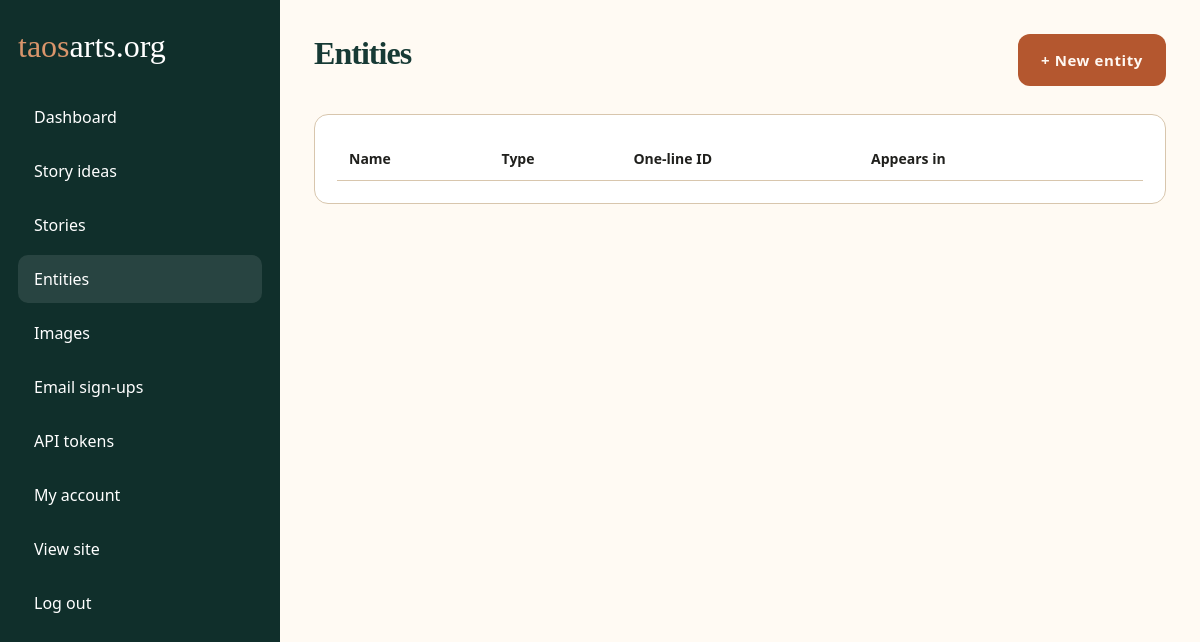
/admin/entities.php (signed in), run on an earlier commit of the app's database.
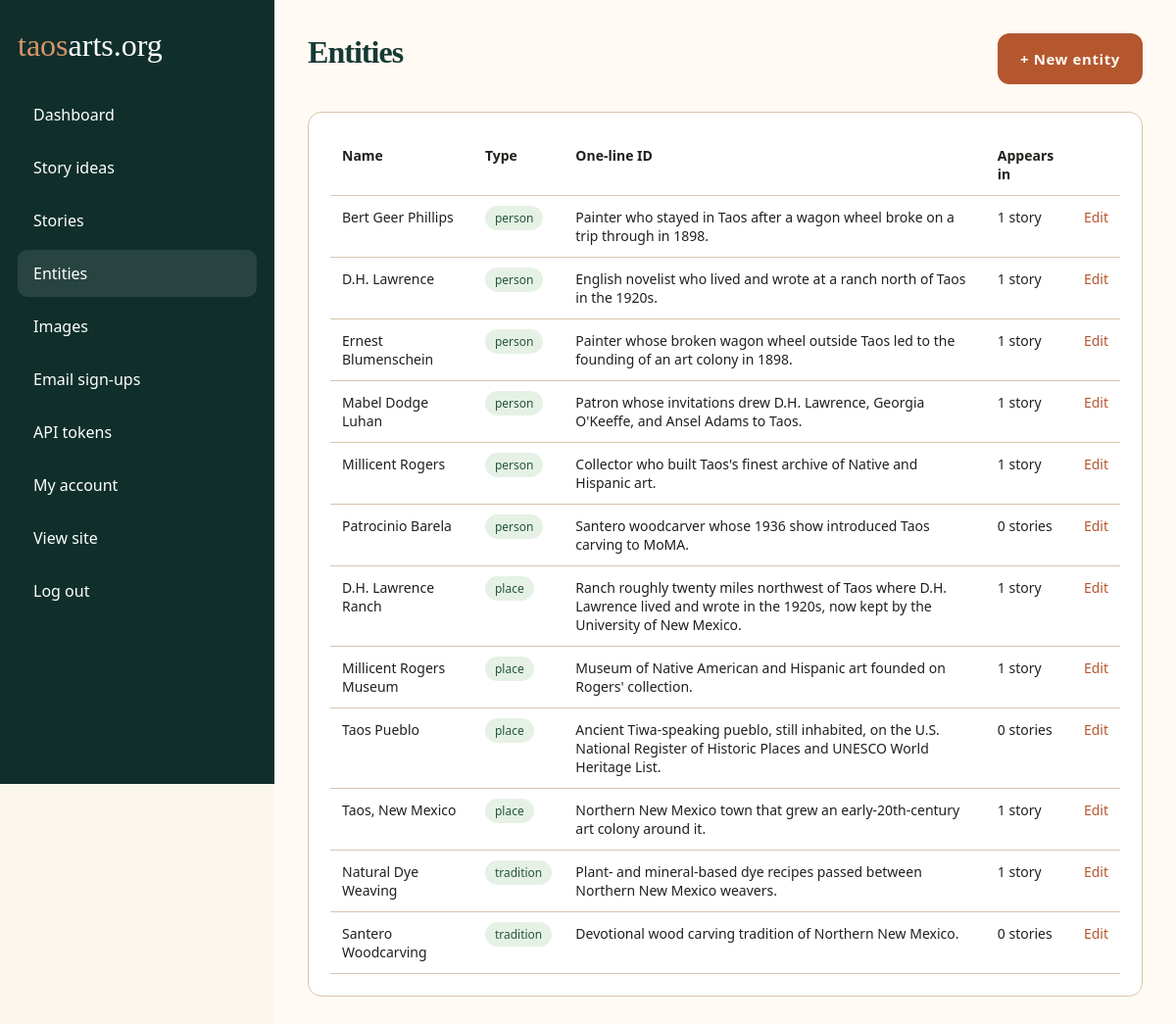
And on a later commit of the database.
### tables this page shows
CREATE TABLE entities (
  id INT UNSIGNED AUTO_INCREMENT PRIMARY KEY,
  type ENUM('person','place','tradition') NOT NULL,
  name VARCHAR(255) NOT NULL,
  slug VARCHAR(255) NOT NULL UNIQUE,
  one_line_id VARCHAR(255),
  aliases JSON,
  keywords JSON,
  date_start VARCHAR(50),
  date_end VARCHAR(50),
  coordinates VARCHAR(100),
  cadence VARCHAR(100),
  portrait_image_id INT UNSIGNED,
  bio_markdown TEXT,
  created_at DATETIME DEFAULT CURRENT_TIMESTAMP,
  updated_at DATETIME DEFAULT CURRENT_TIMESTAMP ON UPDATE CURRENT_TIMESTAMP,
  FOREIGN KEY (portrait_image_id) REFERENCES images(id) ON DELETE SET NULL,
  INDEX (type),
  INDEX (slug)
);

### includes/db.php (called while the page is built, shortened)
<?php
function db(): PDO {
    static $pdo = null;
    if ($pdo === null) {
        $dsn = 'mysql:host=' . DB_HOST . ';dbname=' . DB_NAME . ';charset=utf8mb4';
        if (DB_SOCKET !== '') {
            $dsn .= ';unix_socket=' . DB_SOCKET;
        } else {
            $dsn .= ';port=' . DB_PORT;
        }
        $pdo = new PDO($dsn, DB_USER, DB_PASS, [
            PDO::ATTR_ERRMODE => PDO::ERRMODE_EXCEPTION,
            PDO::ATTR_DEFAULT_FETCH_MODE => PDO::FETCH_ASSOC,
        ]);
    }
    return $pdo;
}

### includes/functions.php (called while the page is built, shortened)
<?php
function h($value): string { return htmlspecialchars((string)$value, ENT_QUOTES, 'UTF-8'); }
    ?>

### admin/entities.php (the view, shortened to what this page needs)
<?php
$active = 'entities';
require_once __DIR__ . '/_layout.php';
$rows = db()->query(
    'SELECT e.*, (SELECT COUNT(*) FROM story_entities se WHERE se.entity_id = e.id) story_count
     FROM entities e ORDER BY e.type, e.name'
)->fetchAll();
?>
<div class="topbar"><h1>Entities</h1><a class="btn" href="entity_edit.php">+ New entity</a></div>
<section class="panel">
  <table class="table">
    <tr><th>Name</th><th>Type</th><th>One-line ID</th><th>Appears in</th><th></th></tr>
    <?php foreach ($rows as $r): ?>
    <tr>
      <td><?= h($r['name']) ?></td>
      <td><span class="pill"><?= h($r['type']) ?></span></td>
      <td><?= h($r['one_line_id']) ?></td>
      <td><?= (int)$r['story_count'] ?> <?= $r['story_count'] == 1 ? 'story' : 'stories' ?></td>
      <td><a href="entity_edit.php?id=<?= (int)$r['id'] ?>">Edit</a></td>
    </tr>
    <?php endforeach; ?>
  </table>
</section>
<?php require __DIR__ . '/_footer.php'; ?>

### admin/_layout.php
<?php require_once __DIR__ . '/../includes/auth.php'; require_once __DIR__ . '/../includes/functions.php'; require_login(); ?>
<!doctype html><html lang="en"><head><meta charset="utf-8"><meta name="viewport" content="width=device-width,initial-scale=1"><title><?= h($title ?? 'Admin') ?> | taosarts.org</title><link rel="stylesheet" href="../assets/css/style.css"></head><body><div class="admin-layout"><aside class="sidebar"><div class="brand"><span style="color:#d9956b">taos</span>arts.org</div><a class="<?= ($active??'')==='dashboard'?'active':'' ?>" href="index.php">Dashboard</a><a class="<?= ($active??'')==='ideas'?'active':'' ?>" href="ideas.php">Story ideas</a><a class="<?= ($active??'')==='stories'?'active':'' ?>" href="stories.php">Stories</a><a class="<?= ($active??'')==='entities'?'active':'' ?>" href="entities.php">Entities</a><a class="<?= ($active??'')==='images'?'active':'' ?>" href="images.php">Images</a><a class="<?= ($active??'')==='emails'?'active':'' ?>" href="emails.php">Email sign-ups</a><a class="<?= ($active??'')==='tokens'?'active':'' ?>" href="tokens.php">API tokens</a><a class="<?= ($active??'')==='account'?'active':'' ?>" href="account.php">My account</a><a href="../index.php">View site</a><a href="logout.php">Log out</a></aside><main class="admin-main">

### admin/_footer.php
</main></div><script src="../assets/js/app.js"></script></body></html>

### assets/css/style.css (style rules this page uses)
:root { --ink:#173a35; --deep:#102f2b; --clay:#b4572f; --clay-dark:#8f401d; --sand:#efe3cf; --paper:#fbf6ed; --paper-strong:#fffdf8; --line:#d8c6ad; --line-soft:#e7dccd; --muted:#685f54; --sage:#82907f; --shadow:0 18px 50px rgba(28,24,19,.08); --shadow-soft:0 10px 26px rgba(28,24,19,.05); }
* { box-sizing:border-box }
html { scroll-behavior:smooth }
body { margin:0; font-family:"Avenir Next","Gill Sans","Segoe UI",sans-serif; background: radial-gradient(circle at top left, rgba(194,150,94,.10), transparent 34%), radial-gradient(circle at right 20%, rgba(76,132,122,.08), transparent 28%), var(--paper); color:#20201d; overflow-x:hidden; }
h1,h2,h3 { margin:0 0 14px; font-family:"Iowan Old Style","Palatino Linotype","Book Antiqua","Baskerville","Times New Roman",serif; color:var(--ink); line-height:1; letter-spacing:-.03em; }
a { color:var(--clay);text-decoration:none }
main { display:block }
.btn { display:inline-flex; align-items:center; justify-content:center; min-height:52px; padding:14px 22px; border-radius:12px; border:1px solid transparent; background:var(--clay); color:#fff8f2; font-size:15px; font-weight:700; letter-spacing:.04em; cursor:pointer; transition:transform .18s ease, background .18s ease, border-color .18s ease; }
.admin-layout { display:grid; grid-template-columns:280px 1fr; min-height:100vh; }
.sidebar { background:var(--deep); color:white; padding:28px 18px; position:sticky; top:0; height:100vh; }
.sidebar .brand { font-family:"Iowan Old Style","Palatino Linotype","Book Antiqua","Baskerville","Times New Roman",serif; font-size:32px; margin-bottom:28px; }
.sidebar a { display:block; color:white; padding:13px 16px; border-radius:10px; margin:6px 0; }
.sidebar a.active,.sidebar a:hover { background:#ffffff1a; }
.admin-main { padding:34px; background:#fffaf3; }
.topbar { display:flex; justify-content:space-between; align-items:center; gap:18px; margin-bottom:28px; }
.panel { background:white; border:1px solid var(--line); border-radius:14px; padding:22px; margin-bottom:22px; }
.table { width:100%; border-collapse:collapse; }
.table th,.table td { text-align:left; padding:12px; border-bottom:1px solid var(--line); font-size:14px; vertical-align:top; }
.pill { padding:4px 10px; border-radius:99px; background:#e6f1e5; color:#24563d; font-size:12px; }

What changed in the data, as far as the page shows it:
added entities: name "Bert Geer Phillips", type "person", one_line "Painter who stayed in Taos after a wagon wheel broke on a trip through in 1898.", story_count "1"
added entities: name "D.H. Lawrence", type "person", one_line "English novelist who lived and wrote at a ranch north of Taos in the 1920s.", story_count "1"
added entities: name "Ernest Blumenschein", type "person", one_line "Painter whose broken wagon wheel outside Taos led to the founding of an art colony in 1898.", story_count "1"
added entities: name "Mabel Dodge Luhan", type "person", one_line "Patron whose invitations drew D.H. Lawrence, Georgia O'Keeffe, and Ansel Adams to Taos.", story_count "1"
added entities: name "Millicent Rogers", type "person", one_line "Collector who built Taos's finest archive of Native and Hispanic art.", story_count "1"
added entities: name "Patrocinio Barela", type "person", one_line "Santero woodcarver whose 1936 show introduced Taos carving to MoMA.", story_count "0", shows "stories"
added entities: name "D.H. Lawrence Ranch", type "place", one_line "Ranch roughly twenty miles northwest of Taos where D.H. Lawrence lived and wrote in the 1920s, now kept by the University of New Mexico.", story_count "1"
added entities: name "Millicent Rogers Museum", type "place", one_line "Museum of Native American and Hispanic art founded on Rogers' collection.", story_count "1"
added entities: name "Taos Pueblo", type "place", one_line "Ancient Tiwa-speaking pueblo, still inhabited, on the U.S. National Register of Historic Places and UNESCO World Heritage List.", story_count "0", shows "stories"
added entities: name "Taos, New Mexico", type "place", one_line "Northern New Mexico town that grew an early-20th-century art colony around it.", story_count "1"
added entities: name "Natural Dye Weaving", type "tradition", one_line "Plant- and mineral-based dye recipes passed between Northern New Mexico weavers.", story_count "1"
added entities: name "Santero Woodcarving", type "tradition", one_line "Devotional wood carving tradition of Northern New Mexico.", story_count "0", shows "stories"
